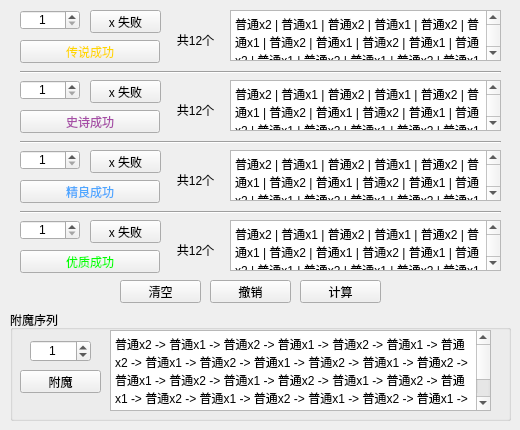
    <widget class="QWidget" name="enchantment_tab">
     <attribute name="icon">
      <iconset>
       <normaloff>icon_global_element_all.png</normaloff>icon_global_element_all.png</iconset>
     </attribute>
     <attribute name="title">
      <string>附魔</string>
     </attribute>
     <widget class="QLabel" name="enchantment_count_label_1">
      <property name="geometry">
       <rect>
        <x>170</x>
        <y>240</y>
        <width>51</width>
        <height>20</height>
       </rect>
      </property>
      <property name="styleSheet">
       <string notr="true">background: none;
border: none;</string>
      </property>
      <property name="text">
       <string>共12个</string>
      </property>
      <property name="alignment">
       <set>Qt::AlignmentFlag::AlignCenter</set>
      </property>
     </widget>
     <widget class="QPushButton" name="failure_1">
      <property name="geometry">
       <rect>
        <x>90</x>
        <y>220</y>
        <width>71</width>
        <height>23</height>
       </rect>
      </property>
      <property name="text">
       <string>x 失败</string>
      </property>
     </widget>
     <widget class="QPushButton" name="success_1">
      <property name="geometry">
       <rect>
        <x>20</x>
        <y>250</y>
        <width>140</width>
        <height>23</height>
       </rect>
      </property>
      <property name="styleSheet">
       <string notr="true">color: #00ff00;</string>
      </property>
      <property name="text">
       <string>优质成功</string>
      </property>
     </widget>
     <widget class="QPushButton" name="success_3">
      <property name="geometry">
       <rect>
        <x>20</x>
        <y>110</y>
        <width>140</width>
        <height>23</height>
       </rect>
      </property>
      <property name="styleSheet">
       <string notr="true">color: #a64ca6;</string>
      </property>
      <property name="text">
       <string>史诗成功</string>
      </property>
     </widget>
     <widget class="QGroupBox" name="final_sequence">
      <property name="geometry">
       <rect>
        <x>10</x>
        <y>310</y>
        <width>501</width>
        <height>111</height>
       </rect>
      </property>
      <property name="title">
       <string>附魔序列</string>
      </property>
      <widget class="QPushButton" name="enchantment_button">
       <property name="geometry">
        <rect>
         <x>10</x>
         <y>60</y>
         <width>81</width>
         <height>23</height>
        </rect>
       </property>
       <property name="text">
        <string>附魔</string>
       </property>
      </widget>
      <widget class="QSpinBox" name="enchantment_amount_selection">
       <property name="geometry">
        <rect>
         <x>20</x>
         <y>30</y>
         <width>61</width>
         <height>22</height>
        </rect>
       </property>
       <property name="alignment">
        <set>Qt::AlignmentFlag::AlignCenter</set>
       </property>
       <property name="maximum">
        <number>9999</number>
       </property>
       <property name="value">
        <number>1</number>
       </property>
      </widget>
      <widget class="QTextBrowser" name="enchantment_result">
       <property name="geometry">
        <rect>
         <x>100</x>
         <y>20</y>
         <width>381</width>
         <height>81</height>
        </rect>
       </property>
       <property name="verticalScrollBarPolicy">
        <enum>Qt::ScrollBarPolicy::ScrollBarAlwaysOn</enum>
       </property>
       <property name="html">
        <string>&lt;!DOCTYPE HTML PUBLIC &quot;-//W3C//DTD HTML 4.0//EN&quot; &quot;http://www.w3.org/TR/REC-html40/strict.dtd&quot;&gt;
&lt;html&gt;&lt;head&gt;&lt;meta name=&quot;qrichtext&quot; content=&quot;1&quot; /&gt;&lt;meta charset=&quot;utf-8&quot; /&gt;&lt;style type=&quot;text/css&quot;&gt;
p, li { white-space: pre-wrap; }
hr { height: 1px; border-width: 0; }
li.unchecked::marker { content: &quot;\2610&quot;; }
li.checked::marker { content: &quot;\2612&quot;; }
&lt;/style&gt;&lt;/head&gt;&lt;body style=&quot; font-family:'Microsoft YaHei UI'; font-size:9pt; font-weight:400; font-style:normal;&quot;&gt;
&lt;p style=&quot; margin-top:0px; margin-bottom:0px; margin-left:0px; margin-right:0px; -qt-block-indent:0; text-indent:0px;&quot;&gt;普通x2 -&amp;gt; 普通x1 -&amp;gt; 普通x2 -&amp;gt; 普通x1 -&amp;gt; 普通x2 -&amp;gt; 普通x1 -&amp;gt; 普通x2 -&amp;gt; 普通x1 -&amp;gt; 普通x2 -&amp;gt; 普通x1 -&amp;gt; 普通x2 -&amp;gt; 普通x1 -&amp;gt; 普通x2 -&amp;gt; 普通x1 -&amp;gt; 普通x2 -&amp;gt; 普通x1 -&amp;gt; 普通x2 -&amp;gt; 普通x1 -&amp;gt; 普通x2 -&amp;gt; 普通x1 -&amp;gt; 普通x2 -&amp;gt; 普通x1 -&amp;gt; 普通x2 -&amp;gt; 普通x1 -&amp;gt; 普通x2 -&amp;gt; 普通x1 -&amp;gt; 普通x2 -&amp;gt; 普通x1 -&amp;gt; 普通x2 -&amp;gt; 普通x1 -&amp;gt; 普通x2 -&amp;gt; 普通x1 -&amp;gt; 普通x2 -&amp;gt; 普通x1 -&amp;gt; 普通x2 -&amp;gt; 普通x1&lt;/p&gt;&lt;/body&gt;&lt;/html&gt;</string>
       </property>
      </widget>
     </widget>
     <widget class="Line" name="line">
      <property name="geometry">
       <rect>
        <x>20</x>
        <y>70</y>
        <width>481</width>
        <height>5</height>
       </rect>
      </property>
      <property name="orientation">
       <enum>Qt::Orientation::Horizontal</enum>
      </property>
     </widget>
     <widget class="Line" name="line_2">
      <property name="geometry">
       <rect>
        <x>20</x>
        <y>140</y>
        <width>481</width>
        <height>5</height>
       </rect>
      </property>
      <property name="orientation">
       <enum>Qt::Orientation::Horizontal</enum>
      </property>
     </widget>
     <widget class="Line" name="line_3">
      <property name="geometry">
       <rect>
        <x>20</x>
        <y>210</y>
        <width>481</width>
        <height>5</height>
       </rect>
      </property>
      <property name="orientation">
       <enum>Qt::Orientation::Horizontal</enum>
      </property>
     </widget>
     <widget class="QSpinBox" name="failure_amount_1">
      <property name="geometry">
       <rect>
        <x>20</x>
        <y>220</y>
        <width>60</width>
        <height>20</height>
       </rect>
      </property>
      <property name="alignment">
       <set>Qt::AlignmentFlag::AlignCenter</set>
      </property>
      <property name="prefix">
       <string/>
      </property>
      <property name="minimum">
       <number>1</number>
      </property>
      <property name="maximum">
       <number>9999</number>
      </property>
      <property name="value">
       <number>1</number>
      </property>
     </widget>
     <widget class="QPushButton" name="enchantment_clear">
      <property name="geometry">
       <rect>
        <x>120</x>
        <y>280</y>
        <width>81</width>
        <height>23</height>
       </rect>
      </property>
      <property name="text">
       <string>清空</string>
      </property>
      <property name="shortcut">
       <string>Del</string>
      </property>
     </widget>
     <widget class="QPushButton" name="enchantment_undo">
      <property name="geometry">
       <rect>
        <x>210</x>
        <y>280</y>
        <width>81</width>
        <height>23</height>
       </rect>
      </property>
      <property name="text">
       <string>撤销</string>
      </property>
      <property name="shortcut">
       <string>Backspace</string>
      </property>
     </widget>
     <widget class="QTextBrowser" name="enchantment_sequence_1">
      <property name="geometry">
       <rect>
        <x>230</x>
        <y>220</y>
        <width>271</width>
        <height>51</height>
       </rect>
      </property>
      <property name="verticalScrollBarPolicy">
       <enum>Qt::ScrollBarPolicy::ScrollBarAlwaysOn</enum>
      </property>
      <property name="html">
       <string>&lt;!DOCTYPE HTML PUBLIC &quot;-//W3C//DTD HTML 4.0//EN&quot; &quot;http://www.w3.org/TR/REC-html40/strict.dtd&quot;&gt;
&lt;html&gt;&lt;head&gt;&lt;meta name=&quot;qrichtext&quot; content=&quot;1&quot; /&gt;&lt;meta charset=&quot;utf-8&quot; /&gt;&lt;style type=&quot;text/css&quot;&gt;
p, li { white-space: pre-wrap; }
hr { height: 1px; border-width: 0; }
li.unchecked::marker { content: &quot;\2610&quot;; }
li.checked::marker { content: &quot;\2612&quot;; }
&lt;/style&gt;&lt;/head&gt;&lt;body style=&quot; font-family:'Microsoft YaHei UI'; font-size:9pt; font-weight:400; font-style:normal;&quot;&gt;
&lt;p style=&quot; margin-top:0px; margin-bottom:0px; margin-left:0px; margin-right:0px; -qt-block-indent:0; text-indent:0px;&quot;&gt;普通x2 | 普通x1 | 普通x2 | 普通x1 | 普通x2 | 普通x1 | 普通x2 | 普通x1 | 普通x2 | 普通x1 | 普通x2 | 普通x1 | 普通x2 | 普通x1 | 普通x2 | 普通x1 | 普通x2 | 普通x1 | 普通x2 | 普通x1 | 普通x2 | 普通x1 | 普通x2 | 普通x1 | 普通x2 | 普通x1 | 普通x2 | 普通x1 | 普通x2 | 普通x1 | 普通x2 | 普通x1 | 普通x2 | 普通x1 | 普通x2 | 普通x1 | 普通x2 | 普通x1 | 普通x2 | 普通x1 | 普通x2 | 普通x1 | &lt;/p&gt;&lt;/body&gt;&lt;/html&gt;</string>
      </property>
     </widget>
     <widget class="QPushButton" name="failure_3">
      <property name="geometry">
       <rect>
        <x>90</x>
        <y>80</y>
        <width>71</width>
        <height>23</height>
       </rect>
      </property>
      <property name="text">
       <string>x 失败</string>
      </property>
     </widget>
     <widget class="QSpinBox" name="failure_amount_3">
      <property name="geometry">
       <rect>
        <x>20</x>
        <y>80</y>
        <width>60</width>
        <height>20</height>
       </rect>
      </property>
      <property name="alignment">
       <set>Qt::AlignmentFlag::AlignCenter</set>
      </property>
      <property name="prefix">
       <string/>
      </property>
      <property name="minimum">
       <number>1</number>
      </property>
      <property name="maximum">
       <number>9999</number>
      </property>
      <property name="value">
       <number>1</number>
      </property>
     </widget>
     <widget class="QLabel" name="enchantment_count_label_3">
      <property name="geometry">
       <rect>
        <x>170</x>
        <y>100</y>
        <width>51</width>
        <height>20</height>
       </rect>
      </property>
      <property name="styleSheet">
       <string notr="true">background: none;
border: none;</string>
      </property>
      <property name="text">
       <string>共12个</string>
      </property>
      <property name="alignment">
       <set>Qt::AlignmentFlag::AlignCenter</set>
      </property>
     </widget>
     <widget class="QTextBrowser" name="enchantment_sequence_3">
      <property name="geometry">
       <rect>
        <x>230</x>
        <y>80</y>
        <width>271</width>
        <height>51</height>
       </rect>
      </property>
      <property name="verticalScrollBarPolicy">
       <enum>Qt::ScrollBarPolicy::ScrollBarAlwaysOn</enum>
      </property>
      <property name="html">
       <string>&lt;!DOCTYPE HTML PUBLIC &quot;-//W3C//DTD HTML 4.0//EN&quot; &quot;http://www.w3.org/TR/REC-html40/strict.dtd&quot;&gt;
&lt;html&gt;&lt;head&gt;&lt;meta name=&quot;qrichtext&quot; content=&quot;1&quot; /&gt;&lt;meta charset=&quot;utf-8&quot; /&gt;&lt;style type=&quot;text/css&quot;&gt;
p, li { white-space: pre-wrap; }
hr { height: 1px; border-width: 0; }
li.unchecked::marker { content: &quot;\2610&quot;; }
li.checked::marker { content: &quot;\2612&quot;; }
&lt;/style&gt;&lt;/head&gt;&lt;body style=&quot; font-family:'Microsoft YaHei UI'; font-size:9pt; font-weight:400; font-style:normal;&quot;&gt;
&lt;p style=&quot; margin-top:0px; margin-bottom:0px; margin-left:0px; margin-right:0px; -qt-block-indent:0; text-indent:0px;&quot;&gt;普通x2 | 普通x1 | 普通x2 | 普通x1 | 普通x2 | 普通x1 | 普通x2 | 普通x1 | 普通x2 | 普通x1 | 普通x2 | 普通x1 | 普通x2 | 普通x1 | 普通x2 | 普通x1 | 普通x2 | 普通x1 | 普通x2 | 普通x1 | 普通x2 | 普通x1 | 普通x2 | 普通x1 | 普通x2 | 普通x1 | 普通x2 | 普通x1 | 普通x2 | 普通x1 | 普通x2 | 普通x1 | 普通x2 | 普通x1 | 普通x2 | 普通x1 | 普通x2 | 普通x1 | 普通x2 | 普通x1 | 普通x2 | 普通x1 | &lt;/p&gt;&lt;/body&gt;&lt;/html&gt;</string>
      </property>
     </widget>
     <widget class="QTextBrowser" name="enchantment_sequence_4">
      <property name="geometry">
       <rect>
        <x>230</x>
        <y>10</y>
        <width>271</width>
        <height>51</height>
       </rect>
      </property>
      <property name="verticalScrollBarPolicy">
       <enum>Qt::ScrollBarPolicy::ScrollBarAlwaysOn</enum>
      </property>
      <property name="html">
       <string>&lt;!DOCTYPE HTML PUBLIC &quot;-//W3C//DTD HTML 4.0//EN&quot; &quot;http://www.w3.org/TR/REC-html40/strict.dtd&quot;&gt;
&lt;html&gt;&lt;head&gt;&lt;meta name=&quot;qrichtext&quot; content=&quot;1&quot; /&gt;&lt;meta charset=&quot;utf-8&quot; /&gt;&lt;style type=&quot;text/css&quot;&gt;
p, li { white-space: pre-wrap; }
hr { height: 1px; border-width: 0; }
li.unchecked::marker { content: &quot;\2610&quot;; }
li.checked::marker { content: &quot;\2612&quot;; }
&lt;/style&gt;&lt;/head&gt;&lt;body style=&quot; font-family:'Microsoft YaHei UI'; font-size:9pt; font-weight:400; font-style:normal;&quot;&gt;
&lt;p style=&quot; margin-top:0px; margin-bottom:0px; margin-left:0px; margin-right:0px; -qt-block-indent:0; text-indent:0px;&quot;&gt;普通x2 | 普通x1 | 普通x2 | 普通x1 | 普通x2 | 普通x1 | 普通x2 | 普通x1 | 普通x2 | 普通x1 | 普通x2 | 普通x1 | 普通x2 | 普通x1 | 普通x2 | 普通x1 | 普通x2 | 普通x1 | 普通x2 | 普通x1 | 普通x2 | 普通x1 | 普通x2 | 普通x1 | 普通x2 | 普通x1 | 普通x2 | 普通x1 | 普通x2 | 普通x1 | 普通x2 | 普通x1 | 普通x2 | 普通x1 | 普通x2 | 普通x1 | 普通x2 | 普通x1 | 普通x2 | 普通x1 | 普通x2 | 普通x1 | &lt;/p&gt;&lt;/body&gt;&lt;/html&gt;</string>
      </property>
     </widget>
     <widget class="QPushButton" name="failure_4">
      <property name="geometry">
       <rect>
        <x>90</x>
        <y>10</y>
        <width>71</width>
        <height>23</height>
       </rect>
      </property>
      <property name="text">
       <string>x 失败</string>
      </property>
     </widget>
     <widget class="QPushButton" name="success_4">
      <property name="geometry">
       <rect>
        <x>20</x>
        <y>40</y>
        <width>140</width>
        <height>23</height>
       </rect>
      </property>
      <property name="styleSheet">
       <string notr="true">color: #ffd700;</string>
      </property>
      <property name="text">
       <string>传说成功</string>
      </property>
     </widget>
     <widget class="QSpinBox" name="failure_amount_4">
      <property name="geometry">
       <rect>
        <x>20</x>
        <y>10</y>
        <width>60</width>
        <height>20</height>
       </rect>
      </property>
      <property name="alignment">
       <set>Qt::AlignmentFlag::AlignCenter</set>
      </property>
      <property name="prefix">
       <string/>
      </property>
      <property name="minimum">
       <number>1</number>
      </property>
      <property name="maximum">
       <number>9999</number>
      </property>
      <property name="value">
       <number>1</number>
      </property>
     </widget>
     <widget class="QLabel" name="enchantment_count_label_4">
      <property name="geometry">
       <rect>
        <x>170</x>
        <y>30</y>
        <width>51</width>
        <height>20</height>
       </rect>
      </property>
      <property name="styleSheet">
       <string notr="true">background: none;
border: none;</string>
      </property>
      <property name="text">
       <string>共12个</string>
      </property>
      <property name="alignment">
       <set>Qt::AlignmentFlag::AlignCenter</set>
      </property>
     </widget>
     <widget class="QTextBrowser" name="enchantment_sequence_2">
      <property name="geometry">
       <rect>
        <x>230</x>
        <y>150</y>
        <width>271</width>
        <height>51</height>
       </rect>
      </property>
      <property name="verticalScrollBarPolicy">
       <enum>Qt::ScrollBarPolicy::ScrollBarAlwaysOn</enum>
      </property>
      <property name="html">
       <string>&lt;!DOCTYPE HTML PUBLIC &quot;-//W3C//DTD HTML 4.0//EN&quot; &quot;http://www.w3.org/TR/REC-html40/strict.dtd&quot;&gt;
&lt;html&gt;&lt;head&gt;&lt;meta name=&quot;qrichtext&quot; content=&quot;1&quot; /&gt;&lt;meta charset=&quot;utf-8&quot; /&gt;&lt;style type=&quot;text/css&quot;&gt;
p, li { white-space: pre-wrap; }
hr { height: 1px; border-width: 0; }
li.unchecked::marker { content: &quot;\2610&quot;; }
li.checked::marker { content: &quot;\2612&quot;; }
&lt;/style&gt;&lt;/head&gt;&lt;body style=&quot; font-family:'Microsoft YaHei UI'; font-size:9pt; font-weight:400; font-style:normal;&quot;&gt;
&lt;p style=&quot; margin-top:0px; margin-bottom:0px; margin-left:0px; margin-right:0px; -qt-block-indent:0; text-indent:0px;&quot;&gt;普通x2 | 普通x1 | 普通x2 | 普通x1 | 普通x2 | 普通x1 | 普通x2 | 普通x1 | 普通x2 | 普通x1 | 普通x2 | 普通x1 | 普通x2 | 普通x1 | 普通x2 | 普通x1 | 普通x2 | 普通x1 | 普通x2 | 普通x1 | 普通x2 | 普通x1 | 普通x2 | 普通x1 | 普通x2 | 普通x1 | 普通x2 | 普通x1 | 普通x2 | 普通x1 | 普通x2 | 普通x1 | 普通x2 | 普通x1 | 普通x2 | 普通x1 | 普通x2 | 普通x1 | 普通x2 | 普通x1 | 普通x2 | 普通x1 | &lt;/p&gt;&lt;/body&gt;&lt;/html&gt;</string>
      </property>
     </widget>
     <widget class="QPushButton" name="success_2">
      <property name="geometry">
       <rect>
        <x>20</x>
        <y>180</y>
        <width>140</width>
        <height>23</height>
       </rect>
      </property>
      <property name="styleSheet">
       <string notr="true">color: #4da6ff;</string>
      </property>
      <property name="text">
       <string>精良成功</string>
      </property>
     </widget>
     <widget class="QPushButton" name="failure_2">
      <property name="geometry">
       <rect>
        <x>90</x>
        <y>150</y>
        <width>71</width>
        <height>23</height>
       </rect>
      </property>
      <property name="text">
       <string>x 失败</string>
      </property>
     </widget>
     <widget class="QSpinBox" name="failure_amount_2">
      <property name="geometry">
       <rect>
        <x>20</x>
        <y>150</y>
        <width>60</width>
        <height>20</height>
       </rect>
      </property>
      <property name="alignment">
       <set>Qt::AlignmentFlag::AlignCenter</set>
      </property>
      <property name="prefix">
       <string/>
      </property>
      <property name="minimum">
       <number>1</number>
      </property>
      <property name="maximum">
       <number>9999</number>
      </property>
      <property name="value">
       <number>1</number>
      </property>
     </widget>
     <widget class="QLabel" name="enchantment_count_label_2">
      <property name="geometry">
       <rect>
        <x>170</x>
        <y>170</y>
        <width>51</width>
        <height>20</height>
       </rect>
      </property>
      <property name="styleSheet">
       <string notr="true">background: none;
border: none;</string>
      </property>
      <property name="text">
       <string>共12个</string>
      </property>
      <property name="alignment">
       <set>Qt::AlignmentFlag::AlignCenter</set>
      </property>
     </widget>
     <widget class="QPushButton" name="enchantment_calculate">
      <property name="geometry">
       <rect>
        <x>300</x>
        <y>280</y>
        <width>81</width>
        <height>23</height>
       </rect>
      </property>
      <property name="text">
       <string>计算</string>
      </property>
      <property name="shortcut">
       <string>Return</string>
      </property>
     </widget>
    </widget>
